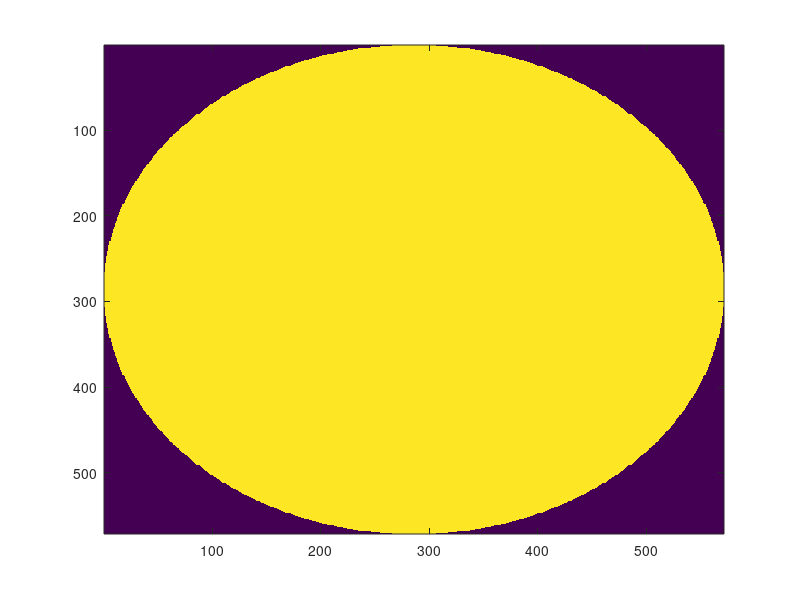

Recreate this plot in MATLAB.
%%% make movie and task variables for simplest HvV
%%% one location, one spatial frequency, theta =0,pi/2

clear all


%%% set parameters
sfrange = 0.1067;
phaserange = linspace(0, 2*pi,5);
phaserange=phaserange(1:4);
ntheta =2;
nx = 1; ny =1;
% targContrast = [ 0.125 0.25 0.5 1];
targContrast = [ 0.0625 0.25 1];
flankContrast  = [-1 -0.25 0 0.25 1];

randomTheta=0;
binarize=1;

%%% set up stimulus size & geometry
xsz = 1920;
ysz = xsz*9/16;
dist = 25;
width = 50;
widthdeg = 2*atand(0.5*width/dist)
degperpix = widthdeg/xsz
sfrange = sfrange*degperpix;

%%% make blocks to put stimuli into
blockwidth = 800*5/7;
xposrange = [0.5 ]*xsz - blockwidth/2
ypos = linspace(1,ysz-1,ny+1);
yposrange = ypos(1:end-1);
yposrange = 0.5*ysz - blockwidth/2;

flankrange = [0.175 0.825]*xsz - blockwidth/2;

%%% create stimulus permutations
thetarange = [0  pi/2 ];
trial=0;
for n= 1:length(thetarange);
    for i = 1:length(xposrange);
        for j = 1:length(yposrange);
            for k = 1:length(sfrange);
                for m= 1:length(phaserange);
                    for a = 1:length(targContrast);
                        for b = 1:length(flankContrast)
                    trial = trial+1;
                    xpos(trial) = xposrange(i); ypos(trial)=yposrange(j);
                    sf(trial)=sfrange(k);
                    phase(trial) = phaserange(m); theta(trial) = thetarange(n);
                    flankC(trial) = flankContrast(b);
                    targC(trial) = targContrast(a);
                    if randomTheta
                        theta(trial) = rand*2*pi;
                    end
                        end
                    end
                    
                end
            end
        end
    end
end

%%% set correct responses 1=left -1=right in landscape
correctResp(theta==0) = 1;
correctResp(theta == pi/2) = -1;

%%% make circular mask
[x y] =meshgrid(1:blockwidth,1:blockwidth);
xgrid=(x-mean(x(:))); ygrid=(y-mean(y(:)));
gaussian = sqrt((xgrid.^2 +ygrid.^2))<blockwidth/2;
figure
imagesc(gaussian)

%%% make individual stimuli
stimulus = zeros(xsz,ysz,trial,'uint8')+128;
for tr = 1:trial
    tr
    ph = (x*cos(theta(tr)) + y*sin(theta(tr)))*2*pi*sf(tr) + phase(tr);
    frame = uint8(0.5*255*(targC(tr)*sign(cos(ph)).*gaussian+1));
    stimulus(xpos(tr):xpos(tr)+blockwidth-1, ypos(tr):ypos(tr)+blockwidth-1,tr) = frame;
    flanker = uint8(0.5*255*(flankC(tr)*gaussian+1));
        for i = 1:2
            stimulus(flankrange(i):flankrange(i)+blockwidth-1, ypos(tr):ypos(tr)+blockwidth-1,tr) = flanker;
        end
end
% if binarize
%     stimulus(stimulus>128)=255;
%     stimulus(stimulus<128)=0;
% end

%%% crop, in case it's too large
stimulus = stimulus(1:xsz,1:ysz,:);
% figure
% for i = 1:trial
%     subplot(ceil(sqrt(trial)),ceil(sqrt(trial)),i)
%     imshow(stimulus(:,:,i));
%     drawnow
% end



for i = 1:trial
    stimDetails(i).xpos = xpos(i);
    stimDetails(i).theta = theta(i);
    stimDetails(i).sf = sf(i);
    stimDetails(i).correctResp  = correctResp(i);
    stimDetails(i). phase = phase(i);
    stimDetails(i).static=1;
    stimDetails(i).targContrast = targC(i);
    stimDetails(i).flankContrast = flankC(i);
end


interImg = ones(xsz,ysz)*128;
save FullFlankerTask interImg stimulus stimDetails xpos ypos correctResp sf phase theta nx ny targC flankC


